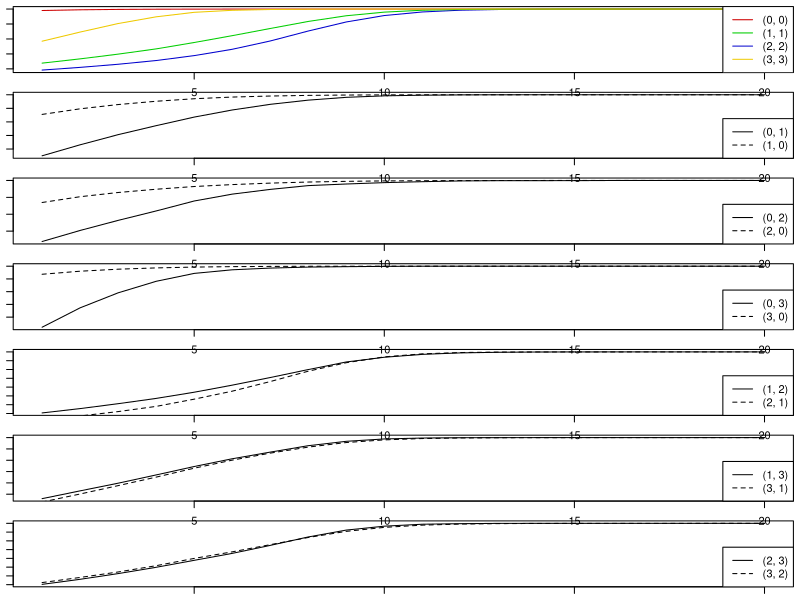

Generate this figure with R:
# read in table
x <- read.csv('tables/Tcacao/cov_scores.csv', row.names=1)

# collapse out Augustus (for now, later option of 3)
hm <- rownames(x)
hmf <- factor(gsub(', [0-3])', ')', hm))
x2 <- t(sapply(split(x, hmf), colSums))

# calculate quantiles

bins <- colnames(x2)
bins <- as.numeric(gsub('X', '', bins))

quant_frm_hist <- function(xhist, bins, quantiles){
    cs <- cumsum(as.vector(xhist))
    out <- c()
    for (q in quantiles){
        out <- c(out, which(cs > cs[length(cs)] * q)[1])
    }
    return(bins[out])
}

targ_quantiles <- c(0.1, 0.25, 0.4, 0.5, 0.6, 0.75, 0.9)
xq <- t(apply(x2, 1, quant_frm_hist, bins=bins, quantiles=targ_quantiles))
colnames(xq) <- paste0('q', targ_quantiles)

o <- c('(0, 0)',
       '(1, 1)',
       '(2, 2)',
       '(3, 3)',
       '(0, 1)',
       '(1, 0)',
       '(0, 2)',
       '(2, 0)',
       '(0, 3)',
       '(3, 0)',
       '(1, 2)',
       '(2, 1)',
       '(1, 3)',
       '(3, 1)',
       '(2, 3)',
       '(3, 2)')

x3 <- sapply(seq(1,1000,50), function(i) rowMeans(x2[,i:(i + 49)]))
x3 <- x3[o,]
par(mfrow=c(7,1), mar=c(1,1,0.5,0.5))
i <- 3
mycols <- c('red3', 'green3', 'blue3','gold2')
plot(cumsum(x3[i,])/sum(x3[i,]), type='l', col=mycols[i])
for (i in c(1,2,4)){
  lines(cumsum(x3[i,])/sum(x3[i,]), type='l', col=mycols[i])
}
legend('bottomright', legend=rownames(x3)[1:4], col=mycols, lty=1)

for (i in seq(5,16,2)){
  plot(cumsum(x3[i,])/sum(x3[i,]), type='l')
  lines(cumsum(x3[i + 1,])/sum(x3[i + 1,]), lty=2)
  legend('bottomright', legend=rownames(x3)[i:(i+1)], lty=c(1,2))
}
